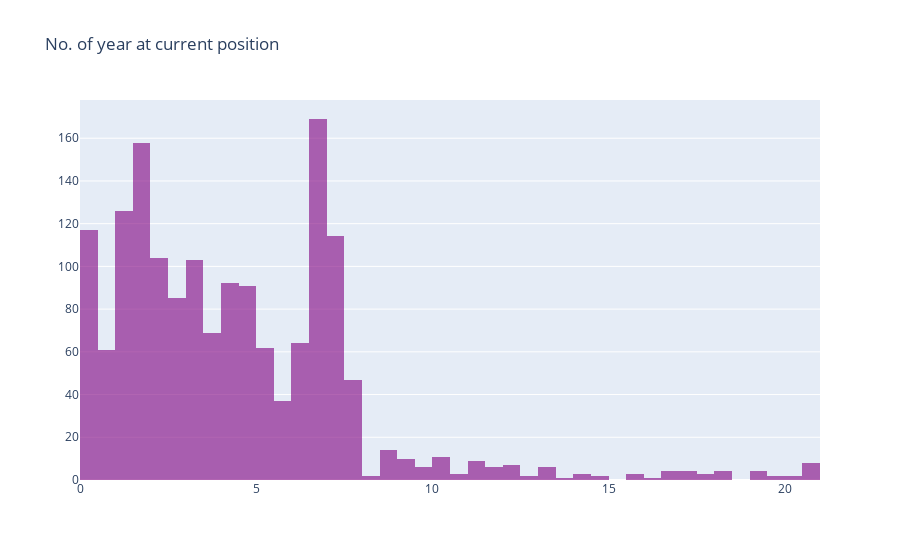

Notebook code for this chart:
### Markdown cell above
There is quite a bit of spread, from low 30's to all the way to about 100 K. Let us take a closer look

### Code cell
simple_graph(nurseAll_df,'nYcurPos','histo',title='No. of year at current position ')

### Figure 1 — Plotly figure (JSON) as saved in the notebook; plotly's stock layout.template omitted (floating-point values rounded to 4 significant figures; data arrays with more than 128 entries replaced by an {"elided": "..."} marker saying what was removed)
{"data": [{"marker": {"color": "purple"}, "opacity": 0.6, "type": "histogram", "x": {"elided": "1616 float values"}}], "layout": {"title": {"text": "No. of year at current position "}}}
